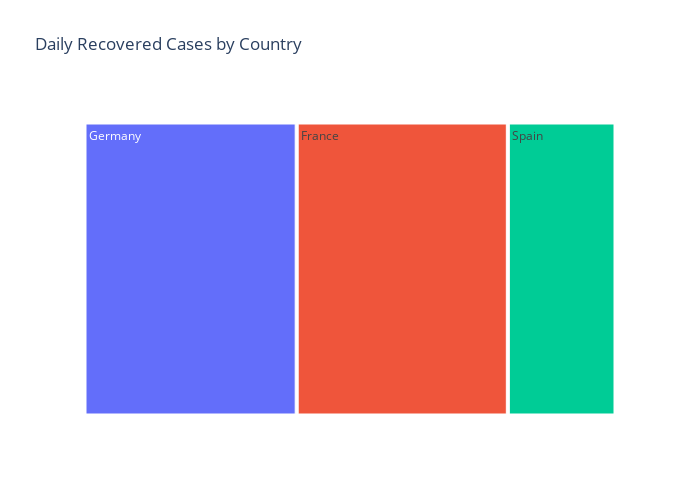

Notebook code cell kept with this figure:
### Code cell
#считаем среднюю ежедневную заболеваемость по странам
churn_data_df_2 = churn_data_df[churn_data_df["Exited"] == 1]
treemap_data = churn_data_df_2['Geography'].value_counts().reset_index()
treemap_data.columns = ['Geography', 'count']

# Сортируем данные по количеству упоминаний (строк)
treemap_data = treemap_data.sort_values(by='count', ascending=False)

#строим график
fig = px.treemap(
    data_frame=treemap_data, #датафрейм
    path=['Geography'], #кат. признак, для которого строится график
    values='count',
    height=500, #высота
    width=700, #ширина
    title='Daily Recovered Cases by Country' #заголовок
)

#отображаем его
fig.show()

### Figure 1 — Plotly figure (JSON) as saved in the notebook; plotly's stock layout.template omitted (floating-point values rounded to 4 significant figures)
{"data": [{"branchvalues": "total", "domain": {"x": [0, 1], "y": [0, 1]}, "hovertemplate": "labels=%{label}<br>count=%{value}<br>parent=%{parent}<br>id=%{id}<extra></extra>", "ids": ["France", "Germany", "Spain"], "labels": ["France", "Germany", "Spain"], "name": "", "parents": ["", "", ""], "type": "treemap", "values": [810, 814, 413]}], "layout": {"height": 500, "legend": {"tracegroupgap": 0}, "title": {"text": "Daily Recovered Cases by Country"}, "width": 700}}
